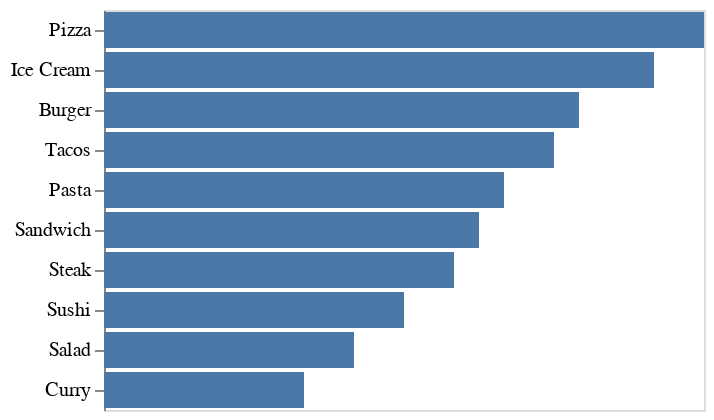

Here is the notebook cell this chart was saved with:
### Code cell
chart = alt.Chart(df).mark_bar(
).encode(
    y=alt.Y('Meal Type', sort='-x', title=None),
    x=alt.X('Number of Likes', axis=None)
)

chart

### Figure 1 — Vega-Lite specification as saved in the notebook (floating-point values rounded to 4 significant figures)
{"config": {"view": {"continuousWidth": 300, "continuousHeight": 300}}, "data": {"name": "data-9187503ac3d3dc67af67b51825ba4897"}, "mark": {"type": "bar"}, "encoding": {"x": {"axis": null, "field": "Number of Likes", "type": "quantitative"}, "y": {"field": "Meal Type", "sort": "-x", "title": null, "type": "nominal"}}, "$schema": "https://vega.github.io/schema/vega-lite/v5.20.1.json", "datasets": {"data-9187503ac3d3dc67af67b51825ba4897": [{"Meal Type": "Pizza", "Number of Likes": 120}, {"Meal Type": "Burger", "Number of Likes": 95}, {"Meal Type": "Pasta", "Number of Likes": 80}, {"Meal Type": "Sushi", "Number of Likes": 60}, {"Meal Type": "Salad", "Number of Likes": 50}, {"Meal Type": "Steak", "Number of Likes": 70}, {"Meal Type": "Tacos", "Number of Likes": 90}, {"Meal Type": "Ice Cream", "Number of Likes": 110}, {"Meal Type": "Curry", "Number of Likes": 40}, {"Meal Type": "Sandwich", "Number of Likes": 75}]}}
